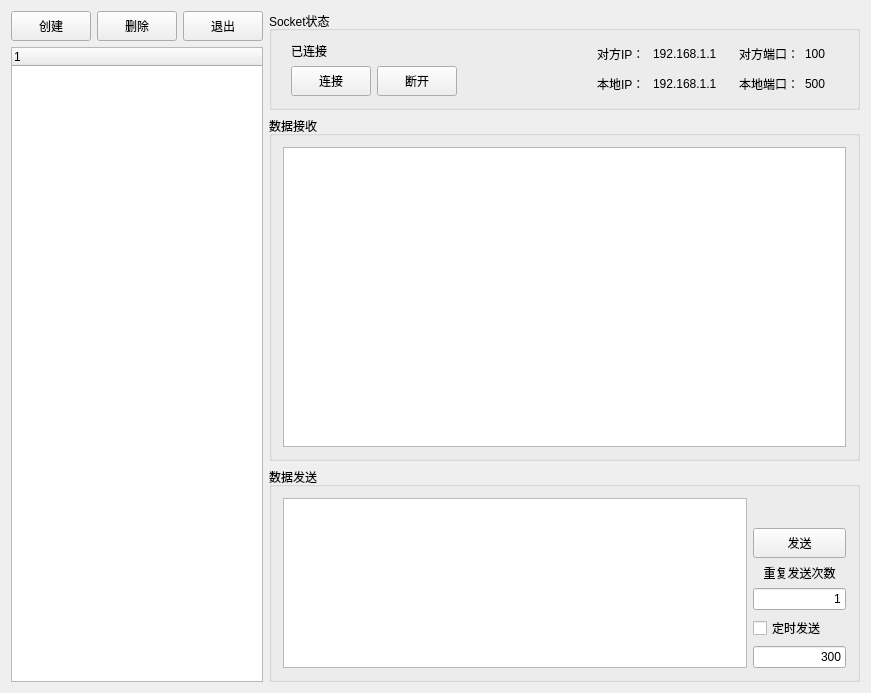
<?xml version="1.0" encoding="UTF-8"?>
<ui version="4.0">
 <class>Widget</class>
 <widget class="QWidget" name="Widget">
  <property name="geometry">
   <rect>
    <x>0</x>
    <y>0</y>
    <width>843</width>
    <height>507</height>
   </rect>
  </property>
  <property name="windowTitle">
   <string>Widget</string>
  </property>
  <layout class="QGridLayout" name="gridLayout_4" columnstretch="2,8">
   <item row="0" column="0">
    <layout class="QVBoxLayout" name="verticalLayout_5" stretch="1,11">
     <item>
      <layout class="QHBoxLayout" name="horizontalLayout_5">
       <item>
        <widget class="QPushButton" name="createBt">
         <property name="minimumSize">
          <size>
           <width>0</width>
           <height>30</height>
          </size>
         </property>
         <property name="text">
          <string>创建</string>
         </property>
        </widget>
       </item>
       <item>
        <widget class="QPushButton" name="deleteBt">
         <property name="minimumSize">
          <size>
           <width>0</width>
           <height>30</height>
          </size>
         </property>
         <property name="text">
          <string>删除</string>
         </property>
        </widget>
       </item>
       <item>
        <widget class="QPushButton" name="exitBt">
         <property name="minimumSize">
          <size>
           <width>0</width>
           <height>30</height>
          </size>
         </property>
         <property name="text">
          <string>退出</string>
         </property>
        </widget>
       </item>
      </layout>
     </item>
     <item>
      <widget class="QTreeWidget" name="socketTypeTw">
       <column>
        <property name="text">
         <string notr="true">1</string>
        </property>
       </column>
      </widget>
     </item>
    </layout>
   </item>
   <item row="0" column="1">
    <layout class="QVBoxLayout" name="verticalLayout_4" stretch="1,4,0">
     <item>
      <widget class="QGroupBox" name="groupBox">
       <property name="title">
        <string>Socket状态</string>
       </property>
       <layout class="QGridLayout" name="gridLayout" columnstretch="8,5">
        <item row="0" column="0">
         <layout class="QVBoxLayout" name="verticalLayout_6">
          <property name="leftMargin">
           <number>8</number>
          </property>
          <item>
           <widget class="QLabel" name="label_4">
            <property name="minimumSize">
             <size>
              <width>300</width>
              <height>0</height>
             </size>
            </property>
            <property name="maximumSize">
             <size>
              <width>150</width>
              <height>16777215</height>
             </size>
            </property>
            <property name="text">
             <string>已连接</string>
            </property>
           </widget>
          </item>
          <item>
           <layout class="QHBoxLayout" name="horizontalLayout_3" stretch="2,4">
            <item>
             <layout class="QHBoxLayout" name="horizontalLayout" stretch="0,0">
              <item>
               <widget class="QPushButton" name="connetBt">
                <property name="minimumSize">
                 <size>
                  <width>0</width>
                  <height>30</height>
                 </size>
                </property>
                <property name="text">
                 <string>连接</string>
                </property>
               </widget>
              </item>
              <item>
               <widget class="QPushButton" name="closeBt">
                <property name="minimumSize">
                 <size>
                  <width>0</width>
                  <height>30</height>
                 </size>
                </property>
                <property name="text">
                 <string>断开</string>
                </property>
               </widget>
              </item>
             </layout>
            </item>
            <item>
             <spacer name="horizontalSpacer">
              <property name="orientation">
               <enum>Qt::Horizontal</enum>
              </property>
              <property name="sizeHint" stdset="0">
               <size>
                <width>40</width>
                <height>20</height>
               </size>
              </property>
             </spacer>
            </item>
           </layout>
          </item>
         </layout>
        </item>
        <item row="0" column="1">
         <layout class="QHBoxLayout" name="horizontalLayout_10">
          <item>
           <layout class="QVBoxLayout" name="verticalLayout_2">
            <item>
             <layout class="QHBoxLayout" name="horizontalLayout_9" stretch="3,3">
              <item>
               <widget class="QLabel" name="label_6">
                <property name="minimumSize">
                 <size>
                  <width>50</width>
                  <height>0</height>
                 </size>
                </property>
                <property name="maximumSize">
                 <size>
                  <width>30</width>
                  <height>16777215</height>
                 </size>
                </property>
                <property name="text">
                 <string>对方IP：</string>
                </property>
               </widget>
              </item>
              <item>
               <widget class="QLabel" name="remoteIpLa">
                <property name="minimumSize">
                 <size>
                  <width>80</width>
                  <height>0</height>
                 </size>
                </property>
                <property name="text">
                 <string>192.168.1.1</string>
                </property>
               </widget>
              </item>
             </layout>
            </item>
            <item>
             <layout class="QHBoxLayout" name="horizontalLayout_2">
              <item>
               <widget class="QLabel" name="label">
                <property name="minimumSize">
                 <size>
                  <width>50</width>
                  <height>0</height>
                 </size>
                </property>
                <property name="maximumSize">
                 <size>
                  <width>30</width>
                  <height>16777215</height>
                 </size>
                </property>
                <property name="text">
                 <string>本地IP：</string>
                </property>
               </widget>
              </item>
              <item>
               <widget class="QLabel" name="locaIpLa">
                <property name="minimumSize">
                 <size>
                  <width>80</width>
                  <height>0</height>
                 </size>
                </property>
                <property name="text">
                 <string>192.168.1.1</string>
                </property>
               </widget>
              </item>
             </layout>
            </item>
           </layout>
          </item>
          <item>
           <layout class="QVBoxLayout" name="verticalLayout">
            <property name="rightMargin">
             <number>20</number>
            </property>
            <item>
             <layout class="QHBoxLayout" name="horizontalLayout_6">
              <item>
               <widget class="QLabel" name="label_2">
                <property name="text">
                 <string>对方端口：</string>
                </property>
               </widget>
              </item>
              <item>
               <widget class="QLabel" name="remotePortLa">
                <property name="text">
                 <string>100</string>
                </property>
               </widget>
              </item>
             </layout>
            </item>
            <item>
             <layout class="QHBoxLayout" name="horizontalLayout_7">
              <item>
               <widget class="QLabel" name="locatPortLa1">
                <property name="text">
                 <string>本地端口：</string>
                </property>
               </widget>
              </item>
              <item>
               <widget class="QLabel" name="locatPortLa">
                <property name="text">
                 <string>500</string>
                </property>
               </widget>
              </item>
             </layout>
            </item>
           </layout>
          </item>
         </layout>
        </item>
       </layout>
      </widget>
     </item>
     <item>
      <widget class="QGroupBox" name="groupBox_2">
       <property name="title">
        <string>数据接收</string>
       </property>
       <layout class="QGridLayout" name="gridLayout_2">
        <item row="0" column="0">
         <widget class="QTextEdit" name="textEdit">
          <property name="minimumSize">
           <size>
            <width>0</width>
            <height>300</height>
           </size>
          </property>
         </widget>
        </item>
       </layout>
      </widget>
     </item>
     <item>
      <widget class="QGroupBox" name="groupBox_3">
       <property name="title">
        <string>数据发送</string>
       </property>
       <layout class="QGridLayout" name="gridLayout_3">
        <item row="0" column="0">
         <layout class="QHBoxLayout" name="horizontalLayout_4" stretch="10,2">
          <item>
           <widget class="QTextEdit" name="textEdit_2">
            <property name="minimumSize">
             <size>
              <width>0</width>
              <height>100</height>
             </size>
            </property>
           </widget>
          </item>
          <item>
           <layout class="QVBoxLayout" name="verticalLayout_3">
            <property name="topMargin">
             <number>30</number>
            </property>
            <item>
             <widget class="QPushButton" name="sendBt">
              <property name="minimumSize">
               <size>
                <width>0</width>
                <height>30</height>
               </size>
              </property>
              <property name="text">
               <string>发送</string>
              </property>
             </widget>
            </item>
            <item>
             <widget class="QLabel" name="label_5">
              <property name="sizeIncrement">
               <size>
                <width>0</width>
                <height>20</height>
               </size>
              </property>
              <property name="toolTipDuration">
               <number>-1</number>
              </property>
              <property name="lineWidth">
               <number>1</number>
              </property>
              <property name="text">
               <string>重复发送次数</string>
              </property>
              <property name="alignment">
               <set>Qt::AlignCenter</set>
              </property>
             </widget>
            </item>
            <item>
             <widget class="QLineEdit" name="sendNumEdit">
              <property name="text">
               <string>1</string>
              </property>
              <property name="alignment">
               <set>Qt::AlignRight|Qt::AlignTrailing|Qt::AlignVCenter</set>
              </property>
             </widget>
            </item>
            <item>
             <widget class="QCheckBox" name="autoSendCb">
              <property name="text">
               <string>定时发送</string>
              </property>
             </widget>
            </item>
            <item>
             <widget class="QLineEdit" name="autoSendTimeEdit">
              <property name="text">
               <string>300</string>
              </property>
              <property name="alignment">
               <set>Qt::AlignRight|Qt::AlignTrailing|Qt::AlignVCenter</set>
              </property>
             </widget>
            </item>
            <item>
             <spacer name="verticalSpacer">
              <property name="orientation">
               <enum>Qt::Vertical</enum>
              </property>
              <property name="sizeHint" stdset="0">
               <size>
                <width>20</width>
                <height>40</height>
               </size>
              </property>
             </spacer>
            </item>
           </layout>
          </item>
         </layout>
        </item>
       </layout>
      </widget>
     </item>
    </layout>
   </item>
  </layout>
 </widget>
 <layoutdefault spacing="6" margin="11"/>
 <resources/>
 <connections/>
</ui>
